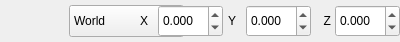
<?xml version="1.0" encoding="UTF-8"?>
<ui version="4.0">
 <class>GizmoWidget</class>
 <widget class="QWidget" name="GizmoWidget">
  <property name="geometry">
   <rect>
    <x>0</x>
    <y>0</y>
    <width>400</width>
    <height>42</height>
   </rect>
  </property>
  <property name="sizePolicy">
   <sizepolicy hsizetype="Expanding" vsizetype="Preferred">
    <horstretch>0</horstretch>
    <verstretch>0</verstretch>
   </sizepolicy>
  </property>
  <property name="minimumSize">
   <size>
    <width>400</width>
    <height>40</height>
   </size>
  </property>
  <layout class="QHBoxLayout" name="gizmoWidgetLayout">
   <property name="spacing">
    <number>0</number>
   </property>
   <property name="leftMargin">
    <number>0</number>
   </property>
   <property name="topMargin">
    <number>0</number>
   </property>
   <property name="rightMargin">
    <number>0</number>
   </property>
   <property name="bottomMargin">
    <number>0</number>
   </property>
   <item>
    <widget class="QFrame" name="frame">
     <property name="sizePolicy">
      <sizepolicy hsizetype="Expanding" vsizetype="Preferred">
       <horstretch>0</horstretch>
       <verstretch>0</verstretch>
      </sizepolicy>
     </property>
     <property name="minimumSize">
      <size>
       <width>0</width>
       <height>0</height>
      </size>
     </property>
     <property name="maximumSize">
      <size>
       <width>16777215</width>
       <height>32</height>
      </size>
     </property>
     <property name="toolTip">
      <string>Enter transform values in the active coordinate frame.</string>
     </property>
     <property name="frameShape">
      <enum>QFrame::Shape::NoFrame</enum>
     </property>
     <layout class="QHBoxLayout" name="layout">
      <property name="spacing">
       <number>4</number>
      </property>
      <property name="leftMargin">
       <number>4</number>
      </property>
      <property name="topMargin">
       <number>0</number>
      </property>
      <property name="rightMargin">
       <number>4</number>
      </property>
      <property name="bottomMargin">
       <number>0</number>
      </property>
      <item>
       <spacer name="spacer_2">
        <property name="orientation">
         <enum>Qt::Orientation::Horizontal</enum>
        </property>
        <property name="sizeType">
         <enum>QSizePolicy::Policy::Expanding</enum>
        </property>
        <property name="sizeHint" stdset="0">
         <size>
          <width>0</width>
          <height>0</height>
         </size>
        </property>
       </spacer>
      </item>
      <item>
       <widget class="QLabel" name="mode">
        <property name="sizePolicy">
         <sizepolicy hsizetype="Fixed" vsizetype="Preferred">
          <horstretch>0</horstretch>
          <verstretch>0</verstretch>
         </sizepolicy>
        </property>
        <property name="minimumSize">
         <size>
          <width>64</width>
          <height>0</height>
         </size>
        </property>
        <property name="maximumSize">
         <size>
          <width>75</width>
          <height>16777215</height>
         </size>
        </property>
        <property name="text">
         <string/>
        </property>
        <property name="alignment">
         <set>Qt::AlignmentFlag::AlignRight|Qt::AlignmentFlag::AlignTrailing|Qt::AlignmentFlag::AlignVCenter</set>
        </property>
       </widget>
      </item>
      <item>
       <widget class="QComboBox" name="referenceFrame">
        <property name="sizePolicy">
         <sizepolicy hsizetype="Fixed" vsizetype="Preferred">
          <horstretch>0</horstretch>
          <verstretch>0</verstretch>
         </sizepolicy>
        </property>
        <property name="minimumSize">
         <size>
          <width>115</width>
          <height>0</height>
         </size>
        </property>
        <property name="maximumSize">
         <size>
          <width>115</width>
          <height>16777215</height>
         </size>
        </property>
        <property name="toolTip">
         <string>Choose the axes used by the gizmo. Numeric values show absolute local transforms.</string>
        </property>
        <item>
         <property name="text">
          <string>World</string>
         </property>
        </item>
        <item>
         <property name="text">
          <string>Object</string>
         </property>
        </item>
        <item>
         <property name="text">
          <string>Parent</string>
         </property>
        </item>
        <item>
         <property name="text">
          <string>Camera</string>
         </property>
        </item>
       </widget>
      </item>
      <item>
       <widget class="QLabel" name="axisX">
        <property name="sizePolicy">
         <sizepolicy hsizetype="Fixed" vsizetype="Preferred">
          <horstretch>0</horstretch>
          <verstretch>0</verstretch>
         </sizepolicy>
        </property>
        <property name="minimumSize">
         <size>
          <width>20</width>
          <height>0</height>
         </size>
        </property>
        <property name="maximumSize">
         <size>
          <width>20</width>
          <height>16777215</height>
         </size>
        </property>
        <property name="text">
         <string>X</string>
        </property>
        <property name="alignment">
         <set>Qt::AlignmentFlag::AlignCenter</set>
        </property>
       </widget>
      </item>
      <item>
       <widget class="stageviz::SpinBox" name="valueX">
        <property name="sizePolicy">
         <sizepolicy hsizetype="Expanding" vsizetype="Preferred">
          <horstretch>0</horstretch>
          <verstretch>0</verstretch>
         </sizepolicy>
        </property>
        <property name="minimumSize">
         <size>
          <width>65</width>
          <height>0</height>
         </size>
        </property>
        <property name="maximumSize">
         <size>
          <width>100</width>
          <height>16777215</height>
         </size>
        </property>
        <property name="toolTip">
         <string>Absolute local X translation, rotation angle, or scale. The reference frame controls the handles.</string>
        </property>
        <property name="keyboardTracking">
         <bool>true</bool>
        </property>
        <property name="decimals">
         <number>3</number>
        </property>
        <property name="minimum">
         <double>-1000000.000000000000000</double>
        </property>
        <property name="maximum">
         <double>1000000.000000000000000</double>
        </property>
       </widget>
      </item>
      <item>
       <widget class="QLabel" name="axisY">
        <property name="sizePolicy">
         <sizepolicy hsizetype="Fixed" vsizetype="Preferred">
          <horstretch>0</horstretch>
          <verstretch>0</verstretch>
         </sizepolicy>
        </property>
        <property name="minimumSize">
         <size>
          <width>20</width>
          <height>0</height>
         </size>
        </property>
        <property name="maximumSize">
         <size>
          <width>20</width>
          <height>16777215</height>
         </size>
        </property>
        <property name="text">
         <string>Y</string>
        </property>
        <property name="alignment">
         <set>Qt::AlignmentFlag::AlignCenter</set>
        </property>
       </widget>
      </item>
      <item>
       <widget class="stageviz::SpinBox" name="valueY">
        <property name="sizePolicy">
         <sizepolicy hsizetype="Expanding" vsizetype="Preferred">
          <horstretch>0</horstretch>
          <verstretch>0</verstretch>
         </sizepolicy>
        </property>
        <property name="minimumSize">
         <size>
          <width>65</width>
          <height>0</height>
         </size>
        </property>
        <property name="maximumSize">
         <size>
          <width>100</width>
          <height>16777215</height>
         </size>
        </property>
        <property name="toolTip">
         <string>Absolute local Y translation, rotation angle, or scale. The reference frame controls the handles.</string>
        </property>
        <property name="keyboardTracking">
         <bool>true</bool>
        </property>
        <property name="decimals">
         <number>3</number>
        </property>
        <property name="minimum">
         <double>-1000000.000000000000000</double>
        </property>
        <property name="maximum">
         <double>1000000.000000000000000</double>
        </property>
       </widget>
      </item>
      <item>
       <widget class="QLabel" name="axisZ">
        <property name="sizePolicy">
         <sizepolicy hsizetype="Fixed" vsizetype="Preferred">
          <horstretch>0</horstretch>
          <verstretch>0</verstretch>
         </sizepolicy>
        </property>
        <property name="minimumSize">
         <size>
          <width>20</width>
          <height>0</height>
         </size>
        </property>
        <property name="maximumSize">
         <size>
          <width>20</width>
          <height>16777215</height>
         </size>
        </property>
        <property name="text">
         <string>Z</string>
        </property>
        <property name="alignment">
         <set>Qt::AlignmentFlag::AlignRight|Qt::AlignmentFlag::AlignTrailing|Qt::AlignmentFlag::AlignVCenter</set>
        </property>
       </widget>
      </item>
      <item>
       <widget class="stageviz::SpinBox" name="valueZ">
        <property name="sizePolicy">
         <sizepolicy hsizetype="Expanding" vsizetype="Preferred">
          <horstretch>0</horstretch>
          <verstretch>0</verstretch>
         </sizepolicy>
        </property>
        <property name="minimumSize">
         <size>
          <width>65</width>
          <height>0</height>
         </size>
        </property>
        <property name="maximumSize">
         <size>
          <width>100</width>
          <height>16777215</height>
         </size>
        </property>
        <property name="toolTip">
         <string>Absolute local Z translation, rotation angle, or scale. The reference frame controls the handles.</string>
        </property>
        <property name="keyboardTracking">
         <bool>true</bool>
        </property>
        <property name="decimals">
         <number>3</number>
        </property>
        <property name="minimum">
         <double>-1000000.000000000000000</double>
        </property>
        <property name="maximum">
         <double>1000000.000000000000000</double>
        </property>
       </widget>
      </item>
      <item>
       <spacer name="spacer">
        <property name="orientation">
         <enum>Qt::Orientation::Horizontal</enum>
        </property>
        <property name="sizeType">
         <enum>QSizePolicy::Policy::Expanding</enum>
        </property>
        <property name="sizeHint" stdset="0">
         <size>
          <width>0</width>
          <height>0</height>
         </size>
        </property>
       </spacer>
      </item>
     </layout>
    </widget>
   </item>
  </layout>
 </widget>
 <customwidgets>
  <customwidget>
   <class>stageviz::SpinBox</class>
   <extends>QDoubleSpinBox</extends>
   <header>spinbox.h</header>
  </customwidget>
 </customwidgets>
 <resources/>
 <connections/>
</ui>
